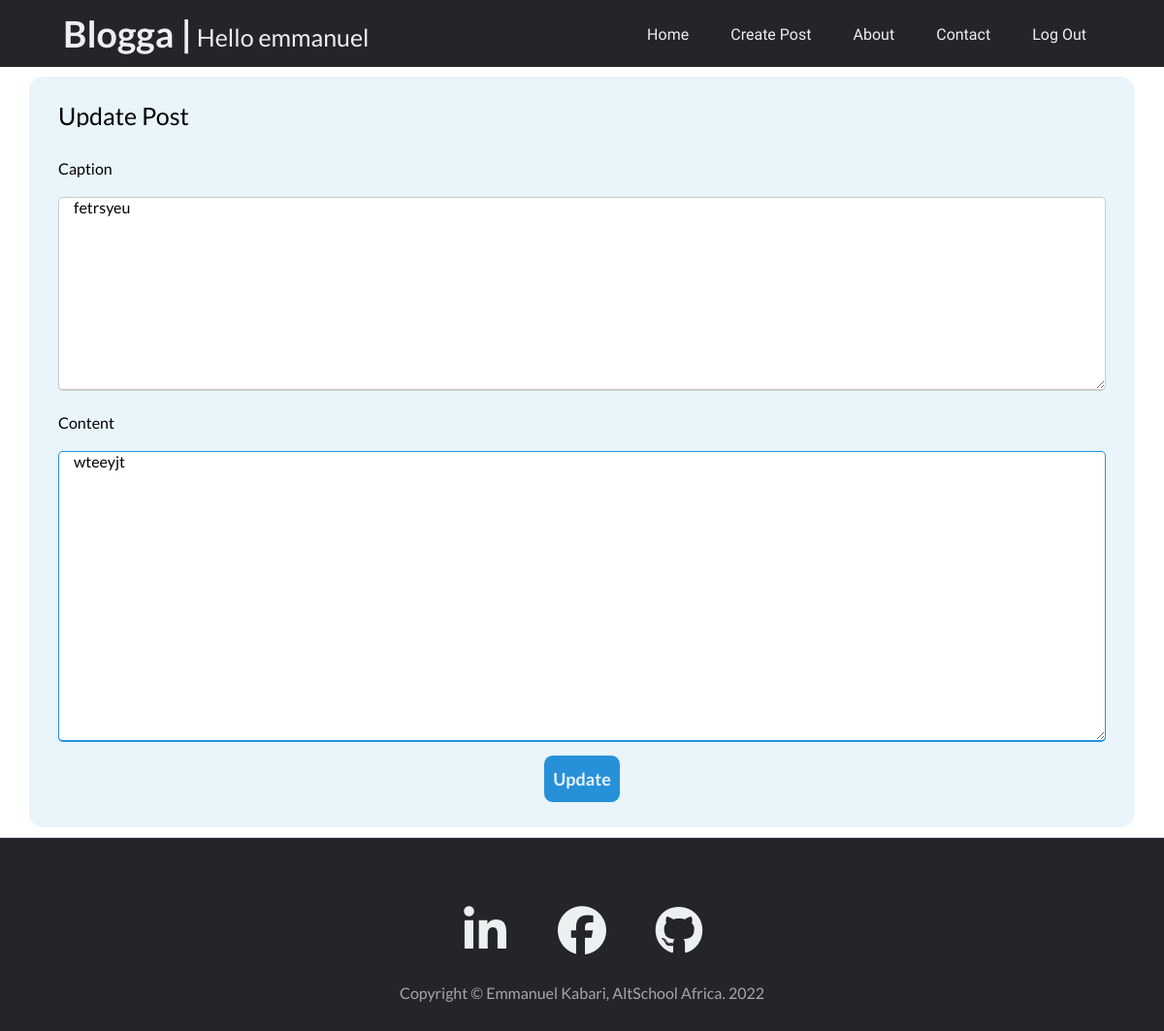
Page /blogposts/post/edit_post/1/ (signed in) on the committed database.
### app.py (models this page shows, shortened)
class User(db.Model, UserMixin):
    __tablename__ = 'users'
    id = db.Column(db.Integer(), primary_key=True)
    firstname = db.Column(db.String(), nullable=False, unique=False)
    lastname = db.Column(db.String(), nullable=False, unique=False)
    username = db.Column(db.String(50), nullable=False, unique=True)
    email = db.Column(db.String(60), nullable=False, unique=True)
    password_hash = db.Column(db.Text(), nullable=False)
    posts = db.relationship('BlogPost', backref='owner')

class BlogPost(db.Model):
    __tablename__ = 'blog_post'
    id = db.Column(db.Integer(), primary_key=True)
    caption = db.Column(db.String(), nullable=False)
    content = db.Column(db.String(), nullable=False)
    owner_id = db.Column(db.Integer(), db.ForeignKey(
        'users.id'), nullable=False)
    date_created = db.Column(db.DateTime(), default=datetime.utcnow)

### app.py (the view, shortened to what this page needs)
@app.route('/blogposts/post/edit_post/<int:id>/', methods=['GET', 'POST'])
@login_required
def edit_post(id):
    post_to_edit = BlogPost.query.get_or_404(id)
    if current_user.id == post_to_edit.owner_id:
        post_to_edit.caption = post_to_edit.caption
        post_to_edit.content = post_to_edit.content
        return render_template('edit_post.html', post=post_to_edit)
    else:
        flash("You do not have the previledge to edit this post")
        post = BlogPost.query.get_or_404(id)
        return render_template('post.html', post=post)

### app.py (called while the page is built)
@login_manager.user_loader
def user_loader(id):
    return User.query.get(int(id))

### templates/edit_post.html (shortened to what this page needs)
{% extends 'base.html' %}
{% block content %}
<section class="message-section">
    <div class="message-container">
        <div class="message-title">Update Post</div>
        <form action="{{ url_for('edit_post', id=post.id) }}" method="POST">
            <div class="message-data">
                <div class="title-box">
                    <span class="message-details">Caption</span>
                    <textarea class="input-control" name="caption" id="caption" placeholder="Create a Caption"
                        required>{{post.caption}}</textarea>
                </div>
                <div class=" message-box">
                    <span class="message-details">Content</span>
                    <textarea class="input-control" name="content" id="content" placeholder="Enter your Message"
                        required>{{post.content}}</textarea>
                </div>
            </div>
            <div class="button">
                <input class="message-btn" type="submit" value="Update">
            </div>
        </form>
    </div>
</section>
{% endblock %}

### templates/base.html (shortened to what this page needs)
<!DOCTYPE html>
<html lang="en">
<head>
    <link rel="stylesheet" href="{{url_for('static', filename='css/style.css')}}">
</head>
<body>
    <header>
        {% if current_user.is_authenticated %}
            <a class="logo" href="{{url_for('home')}}">
                <h2>Blogga &#124;</h2>
                <p>Hello {{current_user.username}}</p>
            </a>
        {% else %}
            <a class="logo" href="{{url_for('home')}}">
                <h2>Blogga &#124;</h2>
            </a>
        {% endif %}
        <nav>
            <ul class="nav_links">
                {% if current_user.is_authenticated %}
                <li><a href="{{ url_for('home') }}">Home</a></li>
                <li><a href="{{ url_for('create_post') }}">Create Post</a></li>
                <li><a href="{{ url_for('about') }}">About</a></li>
                <li><a href="{{ url_for('contact') }}">Contact</a></li>
                <li><a href="{{ url_for('logout') }}">Log Out</a></li>
                {% else %}
                <li><a href="{{ url_for('home') }}">Home</a></li>
                <li><a href="{{ url_for('about') }}">About</a></li>
                <li><a href="{{ url_for('contact') }}">Contact</a></li>
                <li><a href="{{ url_for('register') }}">Sign Up</a></li>
                <li><a href="{{ url_for('login') }}">Login</a></li>
                {% endif %}
            </ul>
        </nav>
    </header>
    <main>
        {% block content %}
        {% endblock %}
    </main>
    <footer class="footer-border-top">
        <div class="footer-container">
            <div class="row footer-row">
                <div class="col-md-10 col-lg-8 col-xl-7">
                    <ul class="footer-list-inline">
                        <li class="footer-list-inline-item">
                            <a href="https://www.linkedin.com/in/kabari-emmanuel/" target="_blank">
                                <span class="fa-stack fa-lg">
                                    <i class="fab fa-linkedin-in"></i>
                                </span>
                            </a>
                        </li>
                        <li class="footer-list-inline-item">
                            <a href="https://www.facebook.com/emmanuel.kabari.56/" target="_blank">
                                <span class="fa-stack fa-lg">
                                    <i class="fab fa-facebook"></i>
                                </span>
                            </a>
                        </li>
                        <li class="footer-list-inline-item">
                            <a href="https://github.com/Kabari" target="_blank">
                                <span class="fa-stack fa-lg">
                                    <i class="fab fa-github"></i>
                                </span>
                            </a>
                        </li>
                    </ul>
                    <div class="small">Copyright &copy; Emmanuel Kabari, AltSchool Africa. 2022</div>
                </div>
            </div>
        </div>
    </footer>
</body>
</html>

### static/css/style.css (style rules this page uses)
* { margin: 0; padding: 0; box-sizing: border-box; font-family: 'Lato'; }
li, a { font-family: 'Raleway', sans-serif; font-weight: 500; font-size: 16px; color: #edf0f1; text-decoration: none; }
header { display: flex; justify-content: space-between; align-items: center; padding: 5px 5%; background-color: #24252A; }
.logo { display: flex; padding: 7px 5px; text-align: center; font-size: 25px; cursor: pointer; }
.logo p { display: flex; width: 250px; padding: 7px 5px 0px 5px; align-items: center; }
.nav_links { list-style: none; }
.nav_links li { display: inline-block; padding: 0px 20px; }
.nav_links li a { transition: all 0.3s ease; }
input[type="submit"] { width: 100%; height: 50px; border: 1px solid; background: #2691d9; border-radius: 5px; font-size: 18px; color: #e9f4fb; font-weight: 700; cursor: pointer; outline: none; }
.row { display: flex; margin-bottom: 10px; flex-wrap: wrap; }
.message-section { display: flex; justify-content: center; align-items: center; padding: 10px; font-family: 'Raleway', sans-serif; }
.message-container { max-width: 1140px; width: 100%; background: #e9f4fb; padding: 25px 30px; border-radius: 15px; }
.message-container .message-title { font-size: 25px; font-weight: 500; position: relative; margin: 0px 0px 30px; }
.message-container .message-title::before { content: ''; position: absolute; left: 0; bottom: 0; height: 3px; width: 30px; background: #e9f4fb; }
form .message-data .message-box { margin-bottom: 10px; width: 100%; }
form .message-data .message-box :focus, form .message-data .message-box :valid { border-color: #2691d9; transition: .5s ease-in-out; }
.message-data .message-box .message-details, .message-data .title-box .message-details { display: block; font-weight: 500; margin: 20px 0px 20px 0px; }
.message-data .title-box .input-control { height: 200px; width: 100%; outline: none; border-radius: 5px; border: 1px solid #ccc; padding-left: 15px; font-size: 16px; border-bottom-width: 2px; transition: .5s ease-in-out; }
.message-data .message-box .input-control { height: 300px; width: 100%; outline: none; border-radius: 5px; border: 1px solid #ccc; padding-left: 15px; font-size: 16px; border-bottom-width: 2px; transition: .5s ease-in-out; }
input[class="message-btn"] { width: 20%; height: 50px; border: 1px solid; background: #2691d9; border-radius: 10px; font-size: 18px; color: #e9f4fb; font-weight: 700; cursor: pointer; outline: none; }
.button { margin: auto; width: 400px; display: flex; justify-content: center; }
.row { display: flex; flex-wrap: wrap; }
.footer-border-top { border-top: 1px solid #ced4da; margin: auto; width: 100%; height: 200px; background: #24252A; }
.footer-row { justify-content: center; }
.footer-container { margin: 50px auto; }
.footer-list-inline { display: flex; justify-content: center; }
.footer-list-inline-item { display: flex; width: 70px; height: 80px; justify-content: center; align-items: center; list-style: none; margin: auto 15px; font-size: 50px; text-align: center; }
.small { margin: 20px auto; text-align: center; color: #a6a6a6; }
i { font-size: 50px; }

### rows in the picture
User: username "emmanuel"
BlogPost: caption "fetrsyeu", content "wteeyjt"
